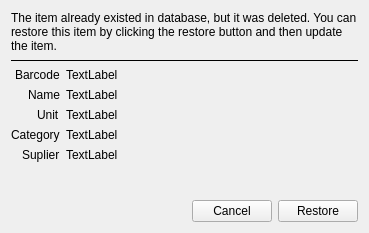
<?xml version="1.0" encoding="UTF-8"?>
<ui version="4.0">
 <class>RestoreItemDialog</class>
 <widget class="QDialog" name="RestoreItemDialog">
  <property name="geometry">
   <rect>
    <x>0</x>
    <y>0</y>
    <width>369</width>
    <height>233</height>
   </rect>
  </property>
  <property name="windowTitle">
   <string>Restore Item Dialog</string>
  </property>
  <layout class="QVBoxLayout" name="verticalLayout">
   <item>
    <widget class="QLabel" name="labelWarning">
     <property name="text">
      <string>The item already existed in database, but it was deleted. You can restore this item by clicking the restore button and then update the item.</string>
     </property>
     <property name="wordWrap">
      <bool>true</bool>
     </property>
    </widget>
   </item>
   <item>
    <widget class="Line" name="line">
     <property name="frameShadow">
      <enum>QFrame::Plain</enum>
     </property>
     <property name="orientation">
      <enum>Qt::Horizontal</enum>
     </property>
    </widget>
   </item>
   <item>
    <layout class="QFormLayout" name="formLayout">
     <property name="labelAlignment">
      <set>Qt::AlignRight|Qt::AlignTrailing|Qt::AlignVCenter</set>
     </property>
     <item row="0" column="0">
      <widget class="QLabel" name="label">
       <property name="text">
        <string>Barcode</string>
       </property>
      </widget>
     </item>
     <item row="0" column="1">
      <widget class="QLabel" name="labelBarcode">
       <property name="text">
        <string>TextLabel</string>
       </property>
      </widget>
     </item>
     <item row="1" column="0">
      <widget class="QLabel" name="label_3">
       <property name="text">
        <string>Name</string>
       </property>
      </widget>
     </item>
     <item row="1" column="1">
      <widget class="QLabel" name="labelName">
       <property name="text">
        <string>TextLabel</string>
       </property>
      </widget>
     </item>
     <item row="2" column="0">
      <widget class="QLabel" name="label_2">
       <property name="text">
        <string>Unit</string>
       </property>
      </widget>
     </item>
     <item row="3" column="0">
      <widget class="QLabel" name="label_4">
       <property name="text">
        <string>Category</string>
       </property>
      </widget>
     </item>
     <item row="4" column="0">
      <widget class="QLabel" name="label_5">
       <property name="text">
        <string>Suplier</string>
       </property>
      </widget>
     </item>
     <item row="2" column="1">
      <widget class="QLabel" name="labelUnit">
       <property name="text">
        <string>TextLabel</string>
       </property>
      </widget>
     </item>
     <item row="3" column="1">
      <widget class="QLabel" name="labelCategory">
       <property name="text">
        <string>TextLabel</string>
       </property>
      </widget>
     </item>
     <item row="4" column="1">
      <widget class="QLabel" name="labelSuplier">
       <property name="text">
        <string>TextLabel</string>
       </property>
      </widget>
     </item>
    </layout>
   </item>
   <item>
    <spacer name="verticalSpacer">
     <property name="orientation">
      <enum>Qt::Vertical</enum>
     </property>
     <property name="sizeHint" stdset="0">
      <size>
       <width>20</width>
       <height>40</height>
      </size>
     </property>
    </spacer>
   </item>
   <item>
    <layout class="QHBoxLayout" name="horizontalLayout">
     <item>
      <spacer name="horizontalSpacer">
       <property name="orientation">
        <enum>Qt::Horizontal</enum>
       </property>
       <property name="sizeHint" stdset="0">
        <size>
         <width>40</width>
         <height>20</height>
        </size>
       </property>
      </spacer>
     </item>
     <item>
      <widget class="QPushButton" name="pushCancel">
       <property name="text">
        <string>Cancel</string>
       </property>
       <property name="autoDefault">
        <bool>false</bool>
       </property>
      </widget>
     </item>
     <item>
      <widget class="QPushButton" name="pushRestore">
       <property name="text">
        <string>Restore</string>
       </property>
       <property name="autoDefault">
        <bool>false</bool>
       </property>
      </widget>
     </item>
    </layout>
   </item>
  </layout>
 </widget>
 <resources/>
 <connections>
  <connection>
   <sender>pushCancel</sender>
   <signal>clicked()</signal>
   <receiver>RestoreItemDialog</receiver>
   <slot>close()</slot>
   <hints>
    <hint type="sourcelabel">
     <x>232</x>
     <y>211</y>
    </hint>
    <hint type="destinationlabel">
     <x>184</x>
     <y>116</y>
    </hint>
   </hints>
  </connection>
 </connections>
</ui>
